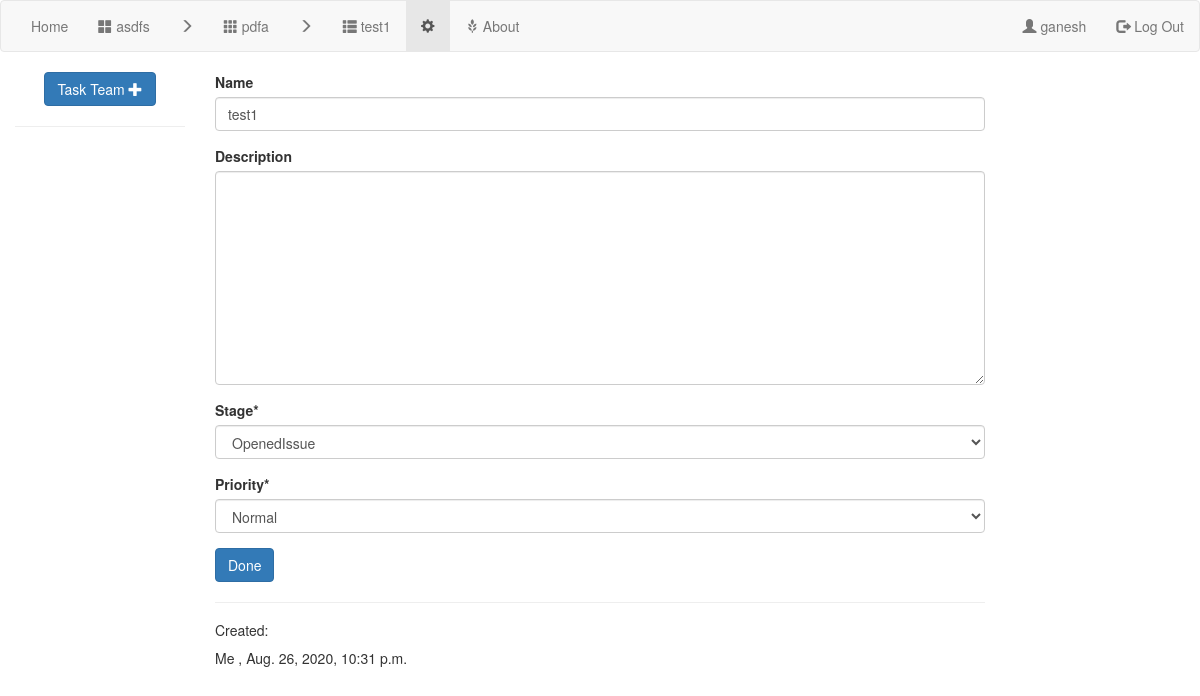
Before: /1/1/4/taskEdit/ (signed in) with the older database file.
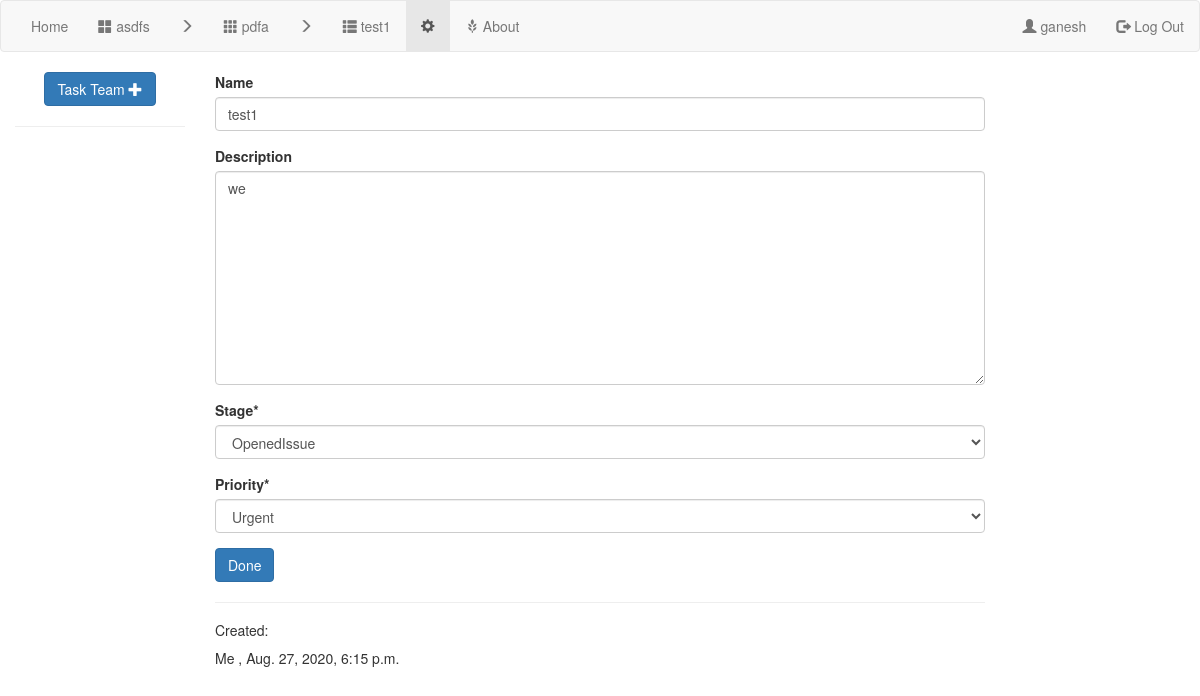
After: the same page with the newer database file.
### projectMgr/models.py (models this page shows)
class Task(models.Model):
    name = models.CharField(max_length=100)
    people = models.ManyToManyField(User)
    reporter = models.ForeignKey(User,related_name='Ireported',null=True,on_delete=models.PROTECT)
    description = models.TextField()
    taskGroup = models.ForeignKey(TaskGroup,on_delete=models.CASCADE,null=True)
    comment = models.ManyToManyField(Comment)
    created = models.DateTimeField(auto_now=True)
    stage = models.CharField(max_length=100) #initiate->in progress->review->done
    priority = models.CharField(max_length=100,default="Normal")
    deadLine = models.DateTimeField(null=True)
    pass

### projectMgr/views.py (the view)
# urls.py: path('<int:projectid>/<int:taskGroupId>/<int:taskid>/taskEdit/',views.taskDetailEdit,name='taskDetailEdit'),
def taskDetailEdit(request: HttpRequest, projectid, taskGroupId, taskid):
    if not request.user.is_authenticated:
        return redirect('projectMgr:homepage')
    '''

    :param request:
    :return:
    '''
    thisProject = models.Project.objects.get(id=projectid)
    thisTaskGroup = models.TaskGroup.objects.get(id=taskGroupId)
    thisTask = models.Task.objects.get(id=taskid)
    if request.method == "POST":
        form = forms.editTask(request.POST, nameVal=thisTask.name, descriptionVal=thisTask.description,
                              stageVal=thisTask.stage, priority=thisTask.priority)
        print('form start', form, 'form end')
        if form.is_valid():
            name = form.cleaned_data['name']
            description = form.cleaned_data['description']
            stage = form.cleaned_data['stage']
            priority = form.cleaned_data['priority']
            thisTask.name = name
            thisTask.description = description
            thisTask.stage = stage
            thisTask.priority = priority
            thisTask.save()
            action.send(request.user, verb="edited task", action_object= thisTask,
                        target=models.TaskGroup.objects.get(id=taskGroupId))
            return redirect('projectMgr:taskDetail', projectid, taskGroupId, taskid)
    else:
        form = forms.editTask(nameVal=thisTask.name, descriptionVal=thisTask.description, stageVal=thisTask.stage,
                              priority=thisTask.priority)
    return render(request, 'projectMgr/taskDetailEdit.html',
                  {"form": form, "project": thisProject, "taskGroup": thisTaskGroup, "task": thisTask,
                   "thisUser": request.user})

### projectMgr/forms.py
class editTask(forms.Form):
    name = forms.CharField(max_length=100,required=False)
    description = forms.CharField(widget=forms.Textarea,empty_value="description default", required=False)
    stage = forms.ChoiceField(choices=[['OpenedIssue','OpenedIssue'],['InProgress','InProgress'],['InReview','InReview'],['ClosedIssue','ClosedIssue']])
    priority = forms.ChoiceField(choices=[["Urgent", "Urgent"], ['High', 'High'], ['Normal', 'Normal'], ['Low', 'Low']])
    def __init__(self,*args,nameVal=None,descriptionVal=None,stageVal=None,priority=None,**kwargs):
        super().__init__(*args,**kwargs)
        print("name is ",nameVal)
        if nameVal:
            self.fields['name'].initial = nameVal
        if descriptionVal:
            self.fields['description'].initial = descriptionVal
        if stageVal:
            self.fields['stage'].initial = stageVal
        if priority:
            self.fields['priority'].initial = priority

### projectMgr/templates/projectMgr/taskDetailEdit.html (shortened to what this page needs)
{% extends 'projectMgr/base.html' %}
{% block leftnav %}
<li><a href="{% url 'projectMgr:projectDetail' project.id %}" ><span class="glyphicon glyphicon-th-large"></span> {{project.name}}</a></li>
<li><a href="" ><span class="glyphicon glyphicon-menu-right"></span></a></li>
<li><a  href="{% url 'projectMgr:taskGroupDetail' project.id taskGroup.id %}" ><span class="glyphicon glyphicon-th"></span> {{taskGroup.name}}</a></li>
<li><a href="" ><span class="glyphicon glyphicon-menu-right"></span></a></li>
<li><a  href="{% url 'projectMgr:taskDetail' project.id taskGroup.id task.id %}" ><span class="glyphicon glyphicon-th-list"></span> {{ task.name }}</a></li>
<li class="active"><a href="{% url 'projectMgr:taskDetailEdit' project.id taskGroup.id task.id %}" ><span class="glyphicon glyphicon-cog"></span></a></li>
{% endblock %}
{% block body %}
    {% load crispy_forms_tags %}
    <form action="{% url 'projectMgr:taskDetailEdit' project.id taskGroup.id task.id %}" method="post">
            {{ form|crispy}}
    <input type="submit" class="btn btn-primary" value="Done">
    </form>
<hr>
    <h5>Created:</h5>
    {% if thisUser == task.reporter %} Me {% else %} {{task.reporter.username }} {% endif %}
        , {{ task.created }}
{% endblock %}
{% block sidenav %}
      <a href="{% url 'projectMgr:chooseTaskMates' project.id taskGroup.id task.id %}" class="btn btn-primary">Task Team <span class="glyphicon glyphicon-plus"></span> </a>
   <hr>
    <br>
{% endblock %}

Changed rows visible on the page:
changed Task "test1": description (not shown) → "we"; priority "Normal" → "Urgent"; created "Aug. 26, 2020, 10:31 p.m." → "Aug. 27, 2020, 6:15 p.m."
